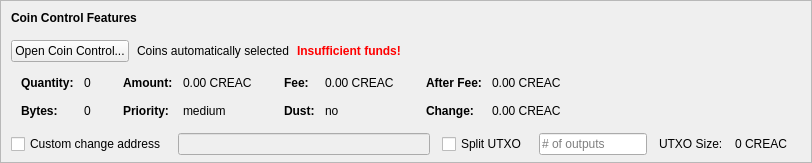
    <widget class="QFrame" name="frameCoinControl">
     <property name="sizePolicy">
      <sizepolicy hsizetype="Expanding" vsizetype="Expanding">
       <horstretch>0</horstretch>
       <verstretch>0</verstretch>
      </sizepolicy>
     </property>
     <property name="maximumSize">
      <size>
       <width>16777215</width>
       <height>16777215</height>
      </size>
     </property>
     <property name="frameShape">
      <enum>QFrame::StyledPanel</enum>
     </property>
     <property name="frameShadow">
      <enum>QFrame::Sunken</enum>
     </property>
     <layout class="QVBoxLayout" name="verticalLayoutCoinControl2">
      <property name="spacing">
       <number>0</number>
      </property>
      <property name="leftMargin">
       <number>0</number>
      </property>
      <property name="topMargin">
       <number>0</number>
      </property>
      <property name="rightMargin">
       <number>0</number>
      </property>
      <property name="bottomMargin">
       <number>6</number>
      </property>
      <item>
       <layout class="QVBoxLayout" name="verticalLayoutCoinControl" stretch="0,0,0,0,1">
        <property name="spacing">
         <number>0</number>
        </property>
        <property name="leftMargin">
         <number>10</number>
        </property>
        <property name="topMargin">
         <number>10</number>
        </property>
        <item>
         <layout class="QHBoxLayout" name="horizontalLayoutCoinControl1">
          <property name="bottomMargin">
           <number>15</number>
          </property>
          <item>
           <widget class="QLabel" name="labelCoinControlFeatures">
            <property name="sizePolicy">
             <sizepolicy hsizetype="Preferred" vsizetype="Maximum">
              <horstretch>0</horstretch>
              <verstretch>0</verstretch>
             </sizepolicy>
            </property>
            <property name="font">
             <font>
              <weight>75</weight>
              <bold>true</bold>
             </font>
            </property>
            <property name="styleSheet">
             <string notr="true">font-weight:bold;</string>
            </property>
            <property name="text">
             <string>Coin Control Features</string>
            </property>
           </widget>
          </item>
         </layout>
        </item>
        <item>
         <layout class="QHBoxLayout" name="horizontalLayoutCoinControl2" stretch="0,0,0,0">
          <property name="spacing">
           <number>8</number>
          </property>
          <property name="bottomMargin">
           <number>10</number>
          </property>
          <item>
           <widget class="QPushButton" name="pushButtonCoinControl">
            <property name="styleSheet">
             <string notr="true"/>
            </property>
            <property name="text">
             <string>Open Coin Control...</string>
            </property>
            <property name="autoDefault">
             <bool>false</bool>
            </property>
           </widget>
          </item>
          <item>
           <widget class="QLabel" name="labelCoinControlAutomaticallySelected">
            <property name="text">
             <string>Coins automatically selected</string>
            </property>
            <property name="margin">
             <number>5</number>
            </property>
           </widget>
          </item>
          <item>
           <widget class="QLabel" name="labelCoinControlInsuffFunds">
            <property name="font">
             <font>
              <weight>75</weight>
              <bold>true</bold>
             </font>
            </property>
            <property name="styleSheet">
             <string notr="true">color:red;font-weight:bold;</string>
            </property>
            <property name="text">
             <string>Insufficient funds!</string>
            </property>
            <property name="margin">
             <number>5</number>
            </property>
           </widget>
          </item>
          <item>
           <spacer name="horizontalSpacerCoinControl">
            <property name="orientation">
             <enum>Qt::Horizontal</enum>
            </property>
            <property name="sizeHint" stdset="0">
             <size>
              <width>40</width>
              <height>1</height>
             </size>
            </property>
           </spacer>
          </item>
         </layout>
        </item>
        <item>
         <widget class="QWidget" name="widgetCoinControl" native="true">
          <property name="sizePolicy">
           <sizepolicy hsizetype="Preferred" vsizetype="Preferred">
            <horstretch>0</horstretch>
            <verstretch>0</verstretch>
           </sizepolicy>
          </property>
          <property name="minimumSize">
           <size>
            <width>0</width>
            <height>0</height>
           </size>
          </property>
          <property name="styleSheet">
           <string notr="true"/>
          </property>
          <layout class="QHBoxLayout" name="horizontalLayoutCoinControl5">
           <property name="leftMargin">
            <number>0</number>
           </property>
           <property name="topMargin">
            <number>0</number>
           </property>
           <property name="rightMargin">
            <number>0</number>
           </property>
           <property name="bottomMargin">
            <number>0</number>
           </property>
           <item>
            <layout class="QHBoxLayout" name="horizontalLayoutCoinControl3" stretch="0,0,0,1">
             <property name="spacing">
              <number>20</number>
             </property>
             <property name="topMargin">
              <number>0</number>
             </property>
             <property name="bottomMargin">
              <number>10</number>
             </property>
             <item>
              <layout class="QFormLayout" name="formLayoutCoinControl1">
               <property name="horizontalSpacing">
                <number>10</number>
               </property>
               <property name="verticalSpacing">
                <number>14</number>
               </property>
               <property name="leftMargin">
                <number>10</number>
               </property>
               <property name="topMargin">
                <number>4</number>
               </property>
               <property name="rightMargin">
                <number>6</number>
               </property>
               <item row="0" column="0">
                <widget class="QLabel" name="labelCoinControlQuantityText">
                 <property name="font">
                  <font>
                   <weight>75</weight>
                   <bold>true</bold>
                  </font>
                 </property>
                 <property name="text">
                  <string>Quantity:</string>
                 </property>
                 <property name="margin">
                  <number>0</number>
                 </property>
                </widget>
               </item>
               <item row="0" column="1">
                <widget class="QLabel" name="labelCoinControlQuantity">
                 <property name="cursor">
                  <cursorShape>IBeamCursor</cursorShape>
                 </property>
                 <property name="contextMenuPolicy">
                  <enum>Qt::ActionsContextMenu</enum>
                 </property>
                 <property name="text">
                  <string notr="true">0</string>
                 </property>
                 <property name="margin">
                  <number>0</number>
                 </property>
                 <property name="textInteractionFlags">
                  <set>Qt::LinksAccessibleByMouse|Qt::TextSelectableByKeyboard|Qt::TextSelectableByMouse</set>
                 </property>
                </widget>
               </item>
               <item row="1" column="0">
                <widget class="QLabel" name="labelCoinControlBytesText">
                 <property name="font">
                  <font>
                   <weight>75</weight>
                   <bold>true</bold>
                  </font>
                 </property>
                 <property name="text">
                  <string>Bytes:</string>
                 </property>
                </widget>
               </item>
               <item row="1" column="1">
                <widget class="QLabel" name="labelCoinControlBytes">
                 <property name="cursor">
                  <cursorShape>IBeamCursor</cursorShape>
                 </property>
                 <property name="contextMenuPolicy">
                  <enum>Qt::ActionsContextMenu</enum>
                 </property>
                 <property name="text">
                  <string notr="true">0</string>
                 </property>
                 <property name="textInteractionFlags">
                  <set>Qt::LinksAccessibleByMouse|Qt::TextSelectableByKeyboard|Qt::TextSelectableByMouse</set>
                 </property>
                </widget>
               </item>
              </layout>
             </item>
             <item>
              <layout class="QFormLayout" name="formLayoutCoinControl2">
               <property name="horizontalSpacing">
                <number>10</number>
               </property>
               <property name="verticalSpacing">
                <number>14</number>
               </property>
               <property name="leftMargin">
                <number>6</number>
               </property>
               <property name="topMargin">
                <number>4</number>
               </property>
               <property name="rightMargin">
                <number>6</number>
               </property>
               <item row="0" column="0">
                <widget class="QLabel" name="labelCoinControlAmountText">
                 <property name="font">
                  <font>
                   <weight>75</weight>
                   <bold>true</bold>
                  </font>
                 </property>
                 <property name="text">
                  <string>Amount:</string>
                 </property>
                 <property name="margin">
                  <number>0</number>
                 </property>
                </widget>
               </item>
               <item row="0" column="1">
                <widget class="QLabel" name="labelCoinControlAmount">
                 <property name="cursor">
                  <cursorShape>IBeamCursor</cursorShape>
                 </property>
                 <property name="contextMenuPolicy">
                  <enum>Qt::ActionsContextMenu</enum>
                 </property>
                 <property name="text">
                  <string notr="true">0.00 CREAC</string>
                 </property>
                 <property name="textInteractionFlags">
                  <set>Qt::LinksAccessibleByMouse|Qt::TextSelectableByKeyboard|Qt::TextSelectableByMouse</set>
                 </property>
                </widget>
               </item>
               <item row="1" column="0">
                <widget class="QLabel" name="labelCoinControlPriorityText">
                 <property name="font">
                  <font>
                   <weight>75</weight>
                   <bold>true</bold>
                  </font>
                 </property>
                 <property name="text">
                  <string>Priority:</string>
                 </property>
                </widget>
               </item>
               <item row="1" column="1">
                <widget class="QLabel" name="labelCoinControlPriority">
                 <property name="cursor">
                  <cursorShape>IBeamCursor</cursorShape>
                 </property>
                 <property name="contextMenuPolicy">
                  <enum>Qt::ActionsContextMenu</enum>
                 </property>
                 <property name="text">
                  <string>medium</string>
                 </property>
                 <property name="textInteractionFlags">
                  <set>Qt::LinksAccessibleByMouse|Qt::TextSelectableByKeyboard|Qt::TextSelectableByMouse</set>
                 </property>
                </widget>
               </item>
              </layout>
             </item>
             <item>
              <layout class="QFormLayout" name="formLayoutCoinControl3">
               <property name="horizontalSpacing">
                <number>10</number>
               </property>
               <property name="verticalSpacing">
                <number>14</number>
               </property>
               <property name="leftMargin">
                <number>6</number>
               </property>
               <property name="topMargin">
                <number>4</number>
               </property>
               <property name="rightMargin">
                <number>6</number>
               </property>
               <item row="0" column="0">
                <widget class="QLabel" name="labelCoinControlFeeText">
                 <property name="font">
                  <font>
                   <weight>75</weight>
                   <bold>true</bold>
                  </font>
                 </property>
                 <property name="text">
                  <string>Fee:</string>
                 </property>
                 <property name="margin">
                  <number>0</number>
                 </property>
                </widget>
               </item>
               <item row="0" column="1">
                <widget class="QLabel" name="labelCoinControlFee">
                 <property name="cursor">
                  <cursorShape>IBeamCursor</cursorShape>
                 </property>
                 <property name="contextMenuPolicy">
                  <enum>Qt::ActionsContextMenu</enum>
                 </property>
                 <property name="text">
                  <string notr="true">0.00 CREAC</string>
                 </property>
                 <property name="textInteractionFlags">
                  <set>Qt::LinksAccessibleByMouse|Qt::TextSelectableByKeyboard|Qt::TextSelectableByMouse</set>
                 </property>
                </widget>
               </item>
               <item row="1" column="0">
                <widget class="QLabel" name="labelCoinControlLowOutputText">
                 <property name="font">
                  <font>
                   <weight>75</weight>
                   <bold>true</bold>
                  </font>
                 </property>
                 <property name="text">
                  <string>Dust:</string>
                 </property>
                </widget>
               </item>
               <item row="1" column="1">
                <widget class="QLabel" name="labelCoinControlLowOutput">
                 <property name="cursor">
                  <cursorShape>IBeamCursor</cursorShape>
                 </property>
                 <property name="contextMenuPolicy">
                  <enum>Qt::ActionsContextMenu</enum>
                 </property>
                 <property name="text">
                  <string>no</string>
                 </property>
                 <property name="textInteractionFlags">
                  <set>Qt::LinksAccessibleByMouse|Qt::TextSelectableByKeyboard|Qt::TextSelectableByMouse</set>
                 </property>
                </widget>
               </item>
              </layout>
             </item>
             <item>
              <layout class="QFormLayout" name="formLayoutCoinControl4">
               <property name="horizontalSpacing">
                <number>10</number>
               </property>
               <property name="verticalSpacing">
                <number>14</number>
               </property>
               <property name="leftMargin">
                <number>6</number>
               </property>
               <property name="topMargin">
                <number>4</number>
               </property>
               <property name="rightMargin">
                <number>6</number>
               </property>
               <item row="0" column="0">
                <widget class="QLabel" name="labelCoinControlAfterFeeText">
                 <property name="font">
                  <font>
                   <weight>75</weight>
                   <bold>true</bold>
                  </font>
                 </property>
                 <property name="text">
                  <string>After Fee:</string>
                 </property>
                 <property name="margin">
                  <number>0</number>
                 </property>
                </widget>
               </item>
               <item row="0" column="1">
                <widget class="QLabel" name="labelCoinControlAfterFee">
                 <property name="cursor">
                  <cursorShape>IBeamCursor</cursorShape>
                 </property>
                 <property name="contextMenuPolicy">
                  <enum>Qt::ActionsContextMenu</enum>
                 </property>
                 <property name="text">
                  <string notr="true">0.00 CREAC</string>
                 </property>
                 <property name="textInteractionFlags">
                  <set>Qt::LinksAccessibleByMouse|Qt::TextSelectableByKeyboard|Qt::TextSelectableByMouse</set>
                 </property>
                </widget>
               </item>
               <item row="1" column="0">
                <widget class="QLabel" name="labelCoinControlChangeText">
                 <property name="font">
                  <font>
                   <weight>75</weight>
                   <bold>true</bold>
                  </font>
                 </property>
                 <property name="text">
                  <string>Change:</string>
                 </property>
                </widget>
               </item>
               <item row="1" column="1">
                <widget class="QLabel" name="labelCoinControlChange">
                 <property name="cursor">
                  <cursorShape>IBeamCursor</cursorShape>
                 </property>
                 <property name="contextMenuPolicy">
                  <enum>Qt::ActionsContextMenu</enum>
                 </property>
                 <property name="text">
                  <string notr="true">0.00 CREAC</string>
                 </property>
                 <property name="textInteractionFlags">
                  <set>Qt::LinksAccessibleByMouse|Qt::TextSelectableByKeyboard|Qt::TextSelectableByMouse</set>
                 </property>
                </widget>
               </item>
              </layout>
             </item>
            </layout>
           </item>
          </layout>
         </widget>
        </item>
        <item>
         <layout class="QHBoxLayout" name="horizontalLayoutCoinControl4" stretch="0,0,0,0,0,0,0">
          <property name="spacing">
           <number>12</number>
          </property>
          <property name="sizeConstraint">
           <enum>QLayout::SetDefaultConstraint</enum>
          </property>
          <property name="topMargin">
           <number>5</number>
          </property>
          <property name="rightMargin">
           <number>5</number>
          </property>
          <item>
           <widget class="QCheckBox" name="checkBoxCoinControlChange">
            <property name="toolTip">
             <string>If this is activated, but the change address is empty or invalid, change will be sent to a newly generated address.</string>
            </property>
            <property name="text">
             <string>Custom change address</string>
            </property>
           </widget>
          </item>
          <item>
           <widget class="QValidatedLineEdit" name="lineEditCoinControlChange">
            <property name="enabled">
             <bool>false</bool>
            </property>
            <property name="sizePolicy">
             <sizepolicy hsizetype="Expanding" vsizetype="Fixed">
              <horstretch>0</horstretch>
              <verstretch>0</verstretch>
             </sizepolicy>
            </property>
           </widget>
          </item>
          <item>
           <widget class="QCheckBox" name="splitBlockCheckBox">
            <property name="text">
             <string>Split UTXO</string>
            </property>
           </widget>
          </item>
          <item>
           <widget class="QLineEdit" name="splitBlockLineEdit">
            <property name="sizePolicy">
             <sizepolicy hsizetype="Fixed" vsizetype="Fixed">
              <horstretch>50</horstretch>
              <verstretch>0</verstretch>
             </sizepolicy>
            </property>
            <property name="placeholderText">
             <string># of outputs</string>
            </property>
           </widget>
          </item>
          <item>
           <widget class="QLabel" name="labelBlockSizeText">
            <property name="text">
             <string>UTXO Size:</string>
            </property>
           </widget>
          </item>
          <item>
           <widget class="QLabel" name="labelBlockSize">
            <property name="text">
             <string>0 CREAC</string>
            </property>
           </widget>
          </item>
          <item>
           <widget class="QLabel" name="labelCoinControlChangeLabel">
            <property name="sizePolicy">
             <sizepolicy hsizetype="Preferred" vsizetype="Expanding">
              <horstretch>0</horstretch>
              <verstretch>0</verstretch>
             </sizepolicy>
            </property>
            <property name="minimumSize">
             <size>
              <width>0</width>
              <height>0</height>
             </size>
            </property>
            <property name="text">
             <string/>
            </property>
            <property name="margin">
             <number>3</number>
            </property>
           </widget>
          </item>
         </layout>
        </item>
        <item>
         <spacer name="verticalSpacerCoinControl">
          <property name="orientation">
           <enum>Qt::Vertical</enum>
          </property>
          <property name="sizeHint" stdset="0">
           <size>
            <width>800</width>
            <height>1</height>
           </size>
          </property>
         </spacer>
        </item>
       </layout>
      </item>
     </layout>
    </widget>
